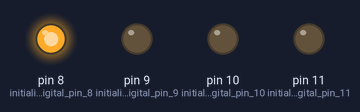
A sketch run on a simulated Arduino Uno, built with avr-gcc and run on an emulated ATmega328P. On the bench: output pins drawn as LEDs (lit = HIGH).

Above: at 0.05 s.
At 0.37 s:
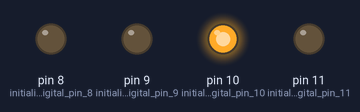
At 0.75 s:
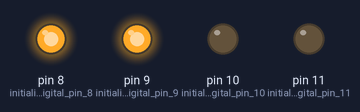
At 1.12 s:
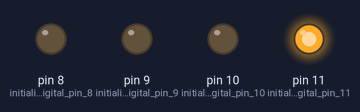
At 1.5 s:
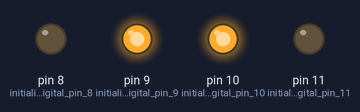
At 2.85 s:
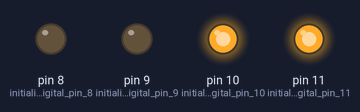
Timing chart, 0 to 3.1 s (numbered marks = the images above):
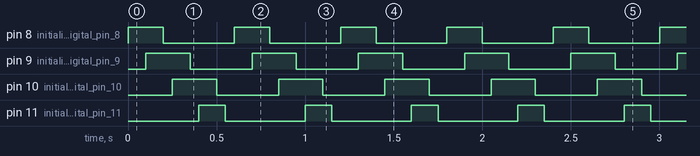

The sketch:

light_chaser_2.ino
```cpp
/*
  Blink

  Turns an LED on for 0.1 second, then off for 0.05 second, repeatedly. This causes the leds turn on and off in wave.
  uses digital output


*/
int time_wait = 100; //delay when led on will be two second
int time_off = 50; // delay when led off will be one second
// the setup function runs once when you press reset or power the board
void setup() {
  // initialize digital pin LED_8-9-10-11 as outputs.
  pinMode(8, OUTPUT);  // initialize digital pin 8 as an output.
  pinMode(9, OUTPUT);  // initialize digital pin 9 as an output.
  pinMode(10, OUTPUT); // initialize digital pin 10 as an output.
  pinMode(11, OUTPUT); // initialize digital pin 11 as an output.
}

// the loop function runs over and over again forever
void loop() {
  digitalWrite(8,HIGH);   // turn the LED on (HIGH is the voltage level)
  delay(time_wait);       // wait
  digitalWrite(9,HIGH);   // turn the LED on (HIGH is the voltage level)
  delay(time_wait);       // wait
  digitalWrite(8,LOW);    // turn the LED off by making the voltage LOW
  delay(time_off);        // led off
  digitalWrite(10,HIGH);  // turn the LED on (HIGH is the voltage level)
  delay(time_wait);       // wait
  digitalWrite(9,LOW);    // turn the LED off by making the voltage LOW
  delay(time_off);        // led off
  digitalWrite(11,HIGH);  // turn the LED on (HIGH is the voltage level)
  delay(time_wait);       // wait
  digitalWrite(10,LOW);   // turn the LED off by making the voltage LOW
  delay(time_off);        // led off
  digitalWrite(11,LOW);   // turn the LED off by making the voltage LOW
  delay(time_off);        // led off
}
```

Measured:
- by itself, pin 8 (initialize_digital_pin_8): alternates HIGH for 0.20 s and LOW for 0.40 s
- by itself, pin 9 (initialize_digital_pin_9), pin 10 (initialize_digital_pin_10): alternates HIGH for 0.25 s and LOW for 0.35 s
- by itself, pin 11 (initialize_digital_pin_11): alternates HIGH for 0.15 s and LOW for 0.45 s
